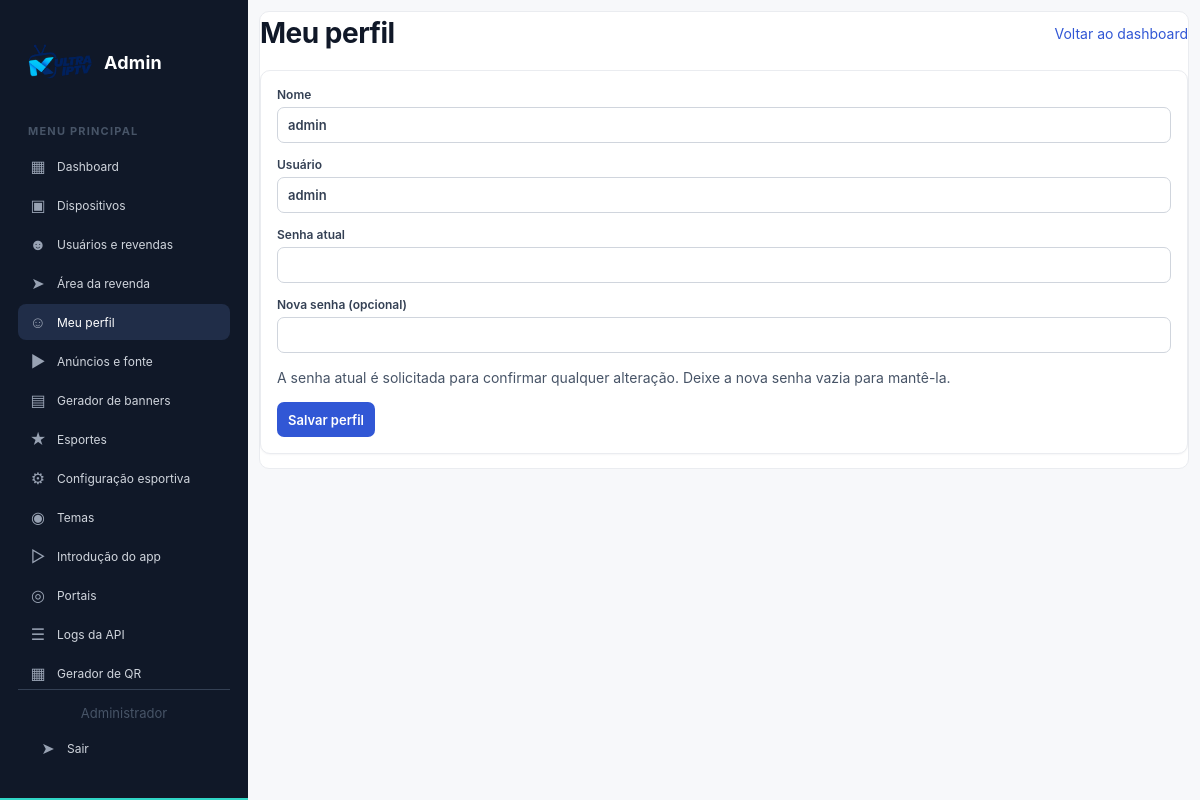
Screenshot of /admin/profile.php (signed in) with the database file from the repository.
### tables this page shows
CREATE TABLE app_settings (
            setting_key TEXT PRIMARY KEY,
            setting_value TEXT NOT NULL DEFAULT ''
        );

CREATE TABLE users (
            id INTEGER PRIMARY KEY AUTOINCREMENT,
            name TEXT NOT NULL DEFAULT '',
            username TEXT NOT NULL UNIQUE,
            password TEXT NOT NULL,
            admin INTEGER NOT NULL DEFAULT 0,
            store_type INTEGER NOT NULL DEFAULT 1,
            mac_amount INTEGER NOT NULL DEFAULT 0,
            corp TEXT,
            logo TEXT
        , "parent_user_id" INTEGER, "referral_code" TEXT, "bonus_mac_amount" INTEGER NOT NULL DEFAULT 0, "referral_points" INTEGER NOT NULL DEFAULT 0, "referral_cash_cents" INTEGER NOT NULL DEFAULT 0, "referral_pix_key" TEXT NOT NULL DEFAULT '', "referred_by_user_id" INTEGER, "branding_name" TEXT NOT NULL DEFAULT '', "background_image" TEXT, "home_theme" TEXT NOT NULL DEFAULT 'theme_d', "banner_background_image" TEXT);

### api/includes/db.php (called while the page is built, shortened)
<?php
function getDB(): PDO
{
    static $db = null;
    if ($db instanceof PDO) {
        return $db;
    }
    $directory = __DIR__ . '/../db';
    $dbPath = $directory . '/.ansdb.db';
    $db = new PDO('sqlite:' . $dbPath);
    $db->setAttribute(PDO::ATTR_ERRMODE, PDO::ERRMODE_EXCEPTION);
    $db->setAttribute(PDO::ATTR_DEFAULT_FETCH_MODE, PDO::FETCH_ASSOC);
    $db->exec('PRAGMA foreign_keys = ON');
    $db->exec('PRAGMA busy_timeout = 5000');
    return $db;
}
function getPublicBaseUrl(): string
{
    $host = trim((string) ($_SERVER['HTTP_HOST'] ?? ''));
    $hostParts = $host !== '' ? parse_url('//' . $host) : false;
    $hostname = is_array($hostParts) ? (string) ($hostParts['host'] ?? '') : '';
    $port = is_array($hostParts) ? ($hostParts['port'] ?? null) : null;
    $validHostname = filter_var($hostname, FILTER_VALIDATE_IP) !== false
        || filter_var($hostname, FILTER_VALIDATE_DOMAIN, FILTER_FLAG_HOSTNAME) !== false;
    if ($validHostname && ($port === null || ($port >= 1 && $port <= 65535))) {
        $forwardedScheme = strtolower(trim(explode(',', (string) ($_SERVER['HTTP_X_FORWARDED_PROTO'] ?? ''))[0]));
        if (in_array($forwardedScheme, ['http', 'https'], true)) {
            $scheme = $forwardedScheme;
        } else {
            $scheme = (!empty($_SERVER['HTTPS']) && strtolower((string) $_SERVER['HTTPS']) !== 'off')
                || (int) ($port ?? 0) === 443
                ? 'https'
                : 'http';
        }
        $scriptName = str_replace('\\', '/', (string) ($_SERVER['SCRIPT_NAME'] ?? ''));
        $scriptName = '/' . ltrim(parse_url($scriptName, PHP_URL_PATH) ?: '', '/');
        $basePath = rtrim(str_replace('\\', '/', dirname($scriptName)), '/');
        foreach (['/admin/', '/api/', '/reseller/', '/banner/'] as $applicationPath) {
            $position = stripos($scriptName, $applicationPath);
            if ($position !== false) {
                $basePath = rtrim(substr($scriptName, 0, $position), '/');
                break;
            }
        }
        $authorityHost = str_contains($hostname, ':') ? '[' . $hostname . ']' : $hostname;
        $authority = $authorityHost . ($port === null ? '' : ':' . $port);
        return $scheme . '://' . $authority . $basePath;
    }
    throw new RuntimeException('Não foi possível determinar o domínio público da requisição. Configure IBO_PUBLIC_URL com uma URL HTTP ou HTTPS válida.');
}

### api/includes/branding.php (called while the page is built, shortened)
<?php
function getDefaultApkBrandingPath(PDO $db, string $field): string
{
    $settings = [
        'logo' => 'apk_default_logo',
        'background_image' => 'apk_default_background',
    ];
    $statement = $db->prepare('SELECT setting_value FROM app_settings WHERE setting_key = ?');
    $statement->execute([$settings[$field]]);
    $configuredPath = $statement->fetchColumn();
    if ($configuredPath !== false) {
        return validateApkBrandingPath((string) $configuredPath, $field);
    }
    $adminStatement = $db->prepare(
        'SELECT "' . $field . '" FROM users WHERE COALESCE(admin, 0) = 1 ORDER BY id ASC LIMIT 1'
    );
    $adminStatement->execute();
    return validateApkBrandingPath((string) ($adminStatement->fetchColumn() ?: ''), $field);
}
function validateApkBrandingPath(string $path, string $field): string
{
    $directory = $field === 'logo' ? 'branding' : 'backgrounds';
    $path = trim($path);
    $pattern = '~^/uploads/' . $directory . '/[A-Za-z0-9._-]+\.(?:png|jpg|webp)$~iD';
    return preg_match($pattern, $path) === 1 ? $path : '';
}

### admin/profile.php (the view, shortened to what this page needs)
<?php
require_once __DIR__ . '/../api/includes/db.php';
require_once __DIR__ . '/../api/includes/branding.php';
$db = getDB();
$userId = (int) $_SESSION['user_id'];
$statement = $db->prepare('SELECT id, name, username, password, logo, background_image, branding_name, home_theme FROM users WHERE id = ? AND admin = 1');
$statement->execute([$userId]);
$admin = $statement->fetch();
?>
<!DOCTYPE html>
<html lang="pt-BR">
<head>
    <link rel="stylesheet" href="assets/panel.css">
</head>
<body class="admin-page">
<?php require __DIR__ . '/navigation.php'; ?>
<main>
    <header><h1>Meu perfil</h1><a href="index.php">Voltar ao dashboard</a></header>
    <form method="post" autocomplete="off">
        <label>Nome<input name="name" maxlength="255" value="<?= $escape($admin['name']) ?>" required></label>
        <label>Usuário<input name="username" minlength="3" maxlength="64" value="<?= $escape($admin['username']) ?>" required></label>
        <label>Senha atual<input type="password" name="current_password" autocomplete="current-password" required></label>
        <label>Nova senha (opcional)<input type="password" name="new_password" minlength="8" autocomplete="new-password"></label>
        <p class="help">A senha atual é solicitada para confirmar qualquer alteração. Deixe a nova senha vazia para mantê-la.</p>
        <button type="submit">Salvar perfil</button>
    </form>
</main>
</body>
</html>

### admin/navigation.php (shortened to what this page needs)
<?php
require_once __DIR__ . '/../api/includes/db.php';
require_once __DIR__ . '/../api/includes/branding.php';
$adminRoute = basename($_SERVER['SCRIPT_NAME'] ?? '');
$activeRoute = !empty($isBannerGeneratorPage)
    ? 'banner_generator.php'
    : (in_array($adminRoute, ['device_edit.php', 'device_view.php'], true) ? 'devices.php' : $adminRoute);
$adminNavPrefix = !empty($isBannerGeneratorPage) ? '../admin/' : '';
$adminLogoPath = getDefaultApkBrandingPath(getDB(), 'logo');
$adminLogoUrl = $adminLogoPath === '' ? '' : getPublicBaseUrl() . $adminLogoPath;
$adminLogoAlt = 'Logo padrão do IBO Admin';
$adminLinks = [
    ['index.php', 'Dashboard', '&#9638;'],
    ['devices.php', 'Dispositivos', '&#9635;'],
    ['users.php', 'Usuários e revendas', '&#9787;'],
    ['../reseller/login.php', 'Área da revenda', '&#10148;'],
    ['profile.php', 'Meu perfil', '&#9786;'],
    ['ads.php', 'Anúncios e fonte', '&#9654;'],
    ['../banner/', 'Gerador de banners', '&#9636;'],
    ['sports.php', 'Esportes', '&#9733;'],
    ['sportconfira.php', 'Configuração esportiva', '&#9881;'],
    ['themes.php', 'Temas', '&#9673;'],
    ['intro.php', 'Introdução do app', '&#9655;'],
    ['portals.php', 'Portais', '&#9678;'],
    ['api_logs.php', 'Logs da API', '&#9776;'],
    ['qrcode.php', 'Gerador de QR', '&#9638;'],
    ['pix.php', 'Pix e ativações', '&#36;'],
];
?>
<link rel="stylesheet" href="<?= htmlspecialchars($adminNavPrefix, ENT_QUOTES, 'UTF-8') ?>assets/panel.css?v=admin-logo-size-20261025-6">
<aside class="admin-nav">
    <div class="admin-brand"><span class="admin-brand-mark"><?php if ($adminLogoUrl !== ''): ?><img src="<?= htmlspecialchars($adminLogoUrl, ENT_QUOTES, 'UTF-8') ?>" alt="<?= $adminLogoAlt ?>"><?php else: ?>IB<?php endif; ?></span><span>Admin</span></div>
    <p class="admin-nav-label">Menu principal</p>
    <nav class="admin-nav-links" id="admin-nav-links" aria-label="Menu principal">
        <?php foreach ($adminLinks as [$href, $label, $icon]): ?>
            <?php
            $active = !empty($isBannerGeneratorPage)
                ? $href === '../banner/'
                : $href === $activeRoute;
            $linkHref = !empty($isBannerGeneratorPage) && $href === '../banner/'
                ? '../banner/'
                : (!empty($isBannerGeneratorPage) && !str_starts_with($href, '../')
                    ? $adminNavPrefix . $href
                    : $href);
            ?>
            <a href="<?= htmlspecialchars($linkHref, ENT_QUOTES, 'UTF-8') ?>"<?= $active ? ' class="active" aria-current="page"' : '' ?>>
                <span class="admin-nav-icon"><?= $icon ?></span><?= htmlspecialchars($label, ENT_QUOTES, 'UTF-8') ?>
            </a>
        <?php endforeach; ?>
    </nav>
    <div class="admin-nav-footer">
        <small>Administrador</small>
        <a href="<?= htmlspecialchars($adminNavPrefix, ENT_QUOTES, 'UTF-8') ?>logout.php"><span class="admin-nav-icon">&#10148;</span>Sair</a>
    </div>
</aside>

### admin/profile.php (style rules this page uses)
* { box-sizing: border-box; }
body { margin: 0; padding: 30px 16px; background: #f7f8fa; color: #1d2939; font: 14px "Segoe UI", Arial, sans-serif; }
main { max-width: 620px; margin: auto; padding: 22px; border: 1px solid #eaecf0; border-radius: 10px; background: #fff; }
header { display: flex; align-items: center; justify-content: space-between; gap: 12px; margin-bottom: 20px; }
h1 { margin: 0; color: #101828; font-size: 25px; }
a { color: #3157d5; text-decoration: none; }
label { display: block; margin-bottom: 14px; color: #475467; font-size: 13px; }
input { display: block; width: 100%; margin-top: 5px; padding: 10px; border: 1px solid #d0d5dd; border-radius: 6px; font: inherit; }
button { padding: 10px 14px; border: 0; border-radius: 6px; background: #3157d5; color: #fff; cursor: pointer; font: inherit; }
.help { color: #667085; line-height: 1.5; }

### admin/navigation.php (style rules this page uses)
body.admin-page button, body.admin-page input[type="submit"], body.admin-page input[type="button"], body.admin-page a.button, body.admin-page a.btn, body.admin-page [role="button"] { background-color: #3157d5 !important; color: #fff !important; -webkit-text-fill-color: #fff; font-weight: 600; opacity: 1; text-shadow: none; }
body.admin-page button, body.admin-page input[type="submit"], body.admin-page input[type="button"], body.admin-page a.button, body.admin-page a.btn, body.admin-page [role="button"] { -webkit-text-fill-color: #fff !important; color: #fff !important; text-shadow: none !important; }

### rows the page displays
app_settings: setting_value (picture)
users: name "admin", username "admin"

### other values shown
$icon "▦"
$label "Dashboard"
$icon "▣"
$label "Dispositivos"
$icon "☻"
$label "Usuários e revendas"
$icon "➤"
$label "Área da revenda"
$icon "☺"
$label "Meu perfil"
$icon "▶"
$label "Anúncios e fonte"
$icon "▤"
$label "Gerador de banners"
$icon "★"
